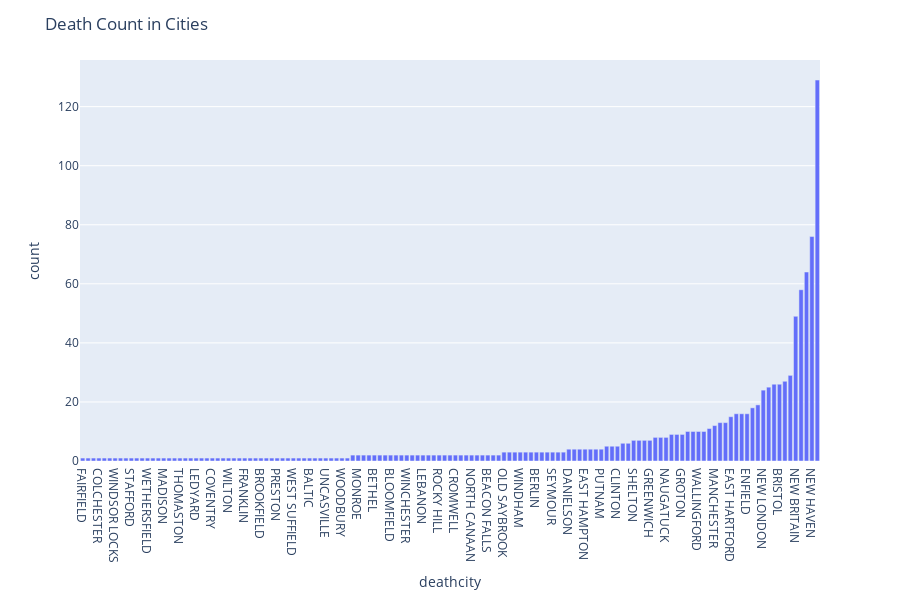

The notebook cell saved with this chart:
### Code cell
#barchart 
import plotly.express as px
fig = px.bar(ci, y='count', x='deathcity')
fig.update_layout( title={'text': "Death Count in Cities"})
fig.show()

### Figure 1 — Plotly figure (JSON) as saved in the notebook; plotly's stock layout.template omitted (floating-point values rounded to 4 significant figures; data arrays with more than 128 entries replaced by an {"elided": "..."} marker saying what was removed)
{"data": [{"alignmentgroup": "True", "hoverlabel": {"namelength": 0}, "hovertemplate": "deathcity=%{x}<br>count=%{y}", "legendgroup": "", "marker": {"color": "#636efa"}, "name": "", "offsetgroup": "", "orientation": "v", "showlegend": false, "textposition": "auto", "type": "bar", "x": {"elided": "137 str values"}, "xaxis": "x", "y": {"elided": "137 int values"}, "yaxis": "y"}], "layout": {"barmode": "relative", "height": 600, "legend": {"tracegroupgap": 0}, "margin": {"t": 60}, "title": {"text": "Death Count in Cities"}, "xaxis": {"anchor": "y", "domain": [0, 1], "title": {"text": "deathcity"}}, "yaxis": {"anchor": "x", "domain": [0, 1], "title": {"text": "count"}}}}
